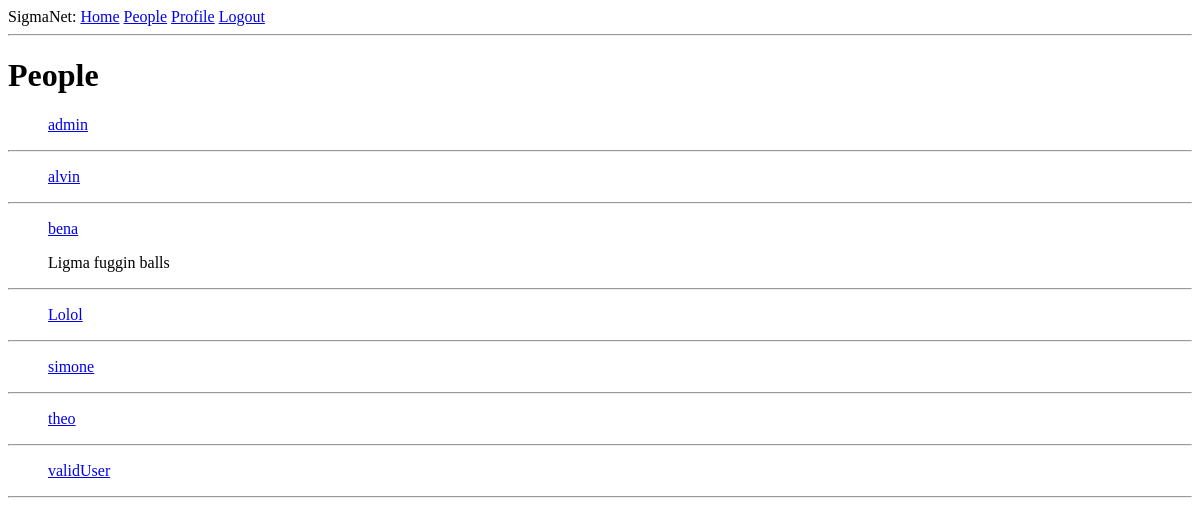
The page /explore (signed in) on the database as committed earlier.
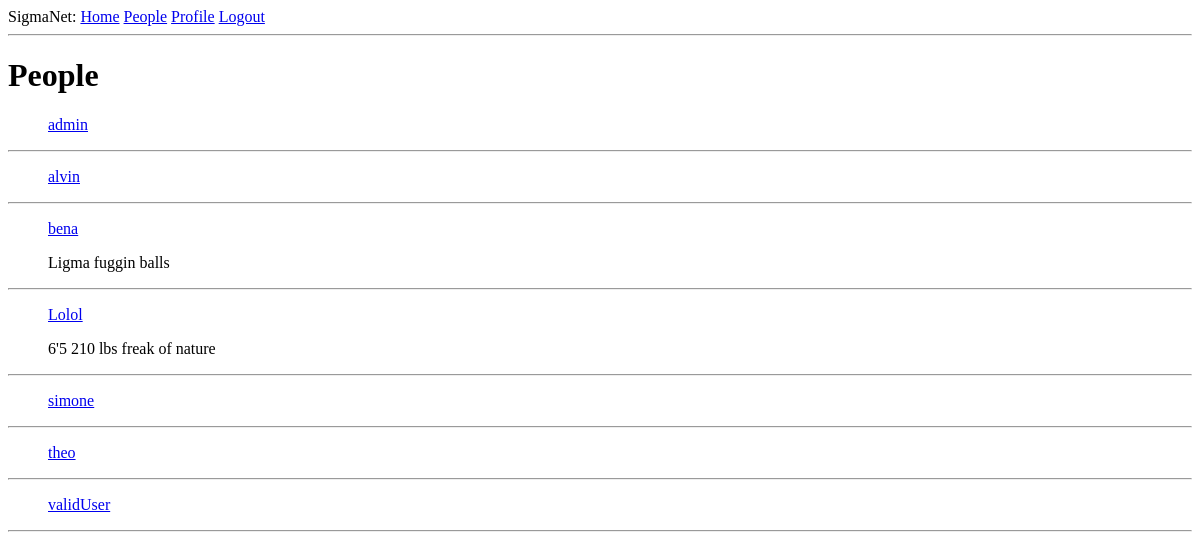
The same page on the database as committed later.
### app/models.py (models this page shows, shortened)
class User(UserMixin, db.Model):
    id = db.Column(db.Integer, primary_key=True)
    username = db.Column(db.String(64), index=True, unique=True)
    email = db.Column(db.String(120), index=True, unique=True)
    password_hash = db.Column(db.String(128))
    posts = db.relationship('Post', backref='author', lazy='dynamic')
    about_me = db.Column(db.String(140))
    comments = db.relationship('Comment', backref='author', lazy='dynamic')

### app/routes.py (the view)
@app.route('/explore')
@login_required
def explore():
    page = request.args.get('page', 1, type=int)
    users = User.query.order_by(func.lower(User.username).asc()).paginate(
        page, app.config['ACCOUNTS_PER_PAGE'], True)
    if users.has_next:
        next_url = url_for('explore', page=users.next_num)
    else:
        next_url = None
    if users.has_prev:
        prev_url = url_for('explore', page=users.prev_num)
    else:
        prev_url = None
    return render_template('explore.html', title='People', users=users.items, next_url=next_url, prev_url=prev_url)

### app/models.py (called while the page is built)
@login.user_loader
def load_user(id):
    return User.query.get(int(id))

### app/templates/explore.html (shortened to what this page needs)
{% extends "base.html" %}
{% block content %}
    <h1>People</h1>
    {% for user in users %}
        <ul><a href="{{ url_for('user', username=user.username) }}">{{ user.username }}</a></ul>
            {% if user.about_me %}
                <ul>{{ user.about_me }}</ul>
            {% endif %}
            <hr>
    {% endfor %}
{% endblock %}

### app/templates/base.html (shortened to what this page needs)
<!doctype html>
<html>
	<head>
	</head>
	<body>
		<div>
			SigmaNet:
			<a href="{{ url_for('index') }}">Home</a>
			<a href="{{ url_for('explore') }}">People</a>
			{% if current_user.is_anonymous %}
			<a href="{{ url_for('login') }}">Login</a>
			{% else %}
			<a href="{{ url_for('user', username=current_user.username) }}">Profile</a>
			<a href="{{ url_for('logout') }}">Logout</a>
			{% endif %}
		</div>
		<hr>
		{% block content %}{% endblock %}
	</body>
</html>

Rows that differ between the two databases and show on the page:
changed User "Lolol": about_me (not shown) → "6'5 210 lbs freak of nature"
